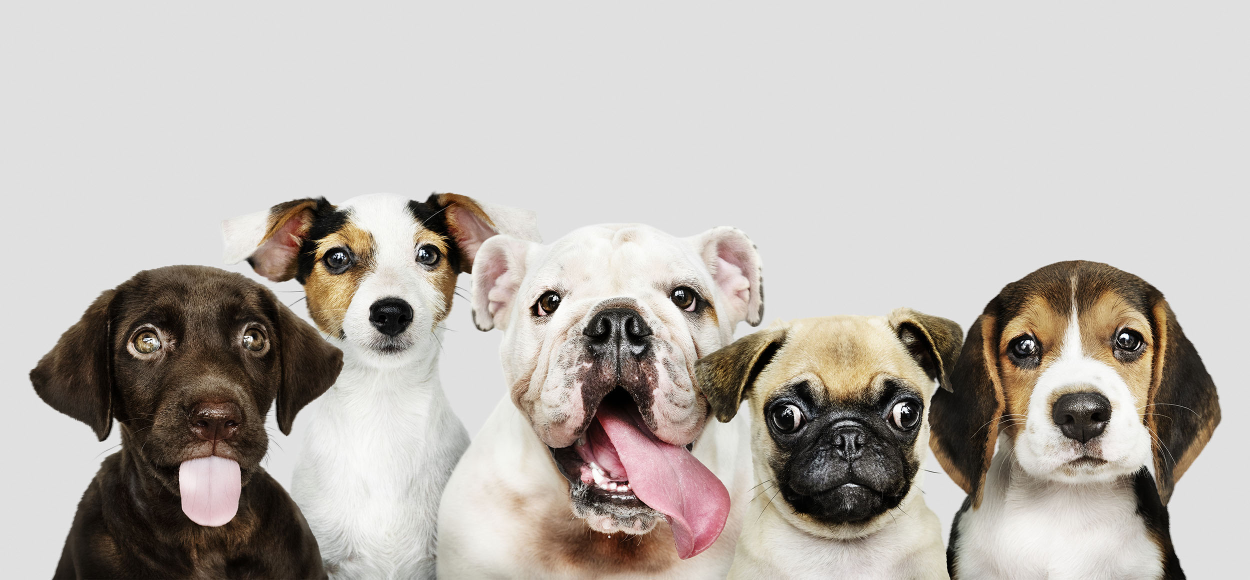
#> input picture src/main/python/resources/dogs.jpg, 2500 x 1159 px, given in place of the camera (shown at 1/2 size)
$ python motion_detection_base.py
#> lines starting #> are read from the running program, lines starting #| are printed output that depends on the picture
#!/usr/bin/env python3

# import the necessary packages
from imutils.video import VideoStream
import argparse
import datetime
import imutils
import time
import cv2

ap = argparse.ArgumentParser()
ap.add_argument("-a", "--min-area", type=int, default=500, help="minimum area size")
args = vars(ap.parse_args())

vs = cv2.VideoCapture(0)
# initialize the first frame in the video stream
referenceFrame = None
time_sent = time.time()
# loop over the frames of the video
while True:
    # grab the current frame and initialize the occupied/unoccupied
    # text
    frame = vs.read()
    frame = frame[1]
#> frame is the input picture: shape (1159, 2500, 3); mean B, G, R 175.2, 180.7, 186.5
    # if the frame could not be grabbed, then we have reached the end of the video
    if frame is None:
        break
    # resize the frame, convert it to grayscale, and blur it
    frame = imutils.resize(frame, width=500)
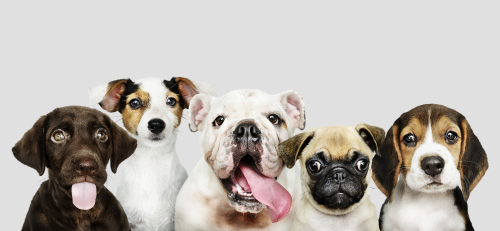
#> frame: shape (231, 500, 3); mean B, G, R 175.2, 180.7, 186.5
    gray_frame = cv2.cvtColor(frame, cv2.COLOR_BGR2GRAY)
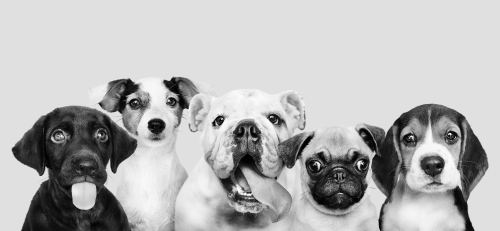
#> gray_frame: shape (231, 500); min 0, max 252, mean 181.8
    gray_frame = cv2.GaussianBlur(gray_frame, (21, 21), 0)
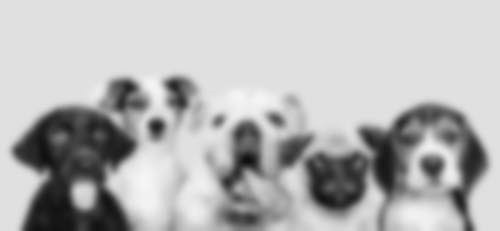
#> gray_frame: shape (231, 500); min 14, max 246, mean 181.8
    # more than 5 sec set current frame as reference
    if time.time()-time_sent > 5:
        time_sent = time.time()
        referenceFrame = gray_frame
    # if the first frame is None, initialize it
    if referenceFrame is None:
        referenceFrame = gray_frame
        continue
    # compute the absolute difference between the current frame and
    # first frame
    frameDelta = cv2.absdiff(referenceFrame, gray_frame)
    thresh = cv2.threshold(frameDelta, 25, 255, cv2.THRESH_BINARY)[1]
    # dilate the thresholded image to fill in holes, then find contours
    # on thresholded image
    thresh = cv2.dilate(thresh, None, iterations=2)
    cnts = cv2.findContours(thresh.copy(), cv2.RETR_EXTERNAL,
                            cv2.CHAIN_APPROX_SIMPLE)
    cnts = imutils.grab_contours(cnts)
    text = "no detection"
    # loop over the contours
    for c in cnts:
        # if the contour area is too small, ignore it
        if cv2.contourArea(c) < args["min_area"]:
            continue
        # compute the bounding box for the contour, draw it on the frame,
        # and update the text
        (x, y, w, h) = cv2.boundingRect(c)
        cv2.rectangle(frame, (x, y), (x + w, y + h), (0, 255, 0), 2)
        text = "Detected"
    # draw the text and timestamp on the frame
    cv2.putText(frame, "Status: {}".format(text), (10, 20),
                cv2.FONT_HERSHEY_SIMPLEX, 0.5, (0, 0, 255), 2)
    cv2.putText(frame, datetime.datetime.now().strftime("%A %d %B %Y %I:%M:%S%p"),
                (10, frame.shape[0] - 10), cv2.FONT_HERSHEY_SIMPLEX, 0.35, (0, 0, 255), 1)
    # show the frame and record if the user presses a key_path
    cv2.imshow("Security Feed", frame)
    cv2.imshow("Thresh", thresh)
    cv2.imshow("Frame Delta", frameDelta)
    # take key_path pressed
    key = cv2.waitKey(1) & 0xFF
    # if the `q` key_path is pressed, break from the lop
    if key == ord("q"):
        break
# cleanup the camera and close any open windows
vs.release()
cv2.destroyAllWindows()
